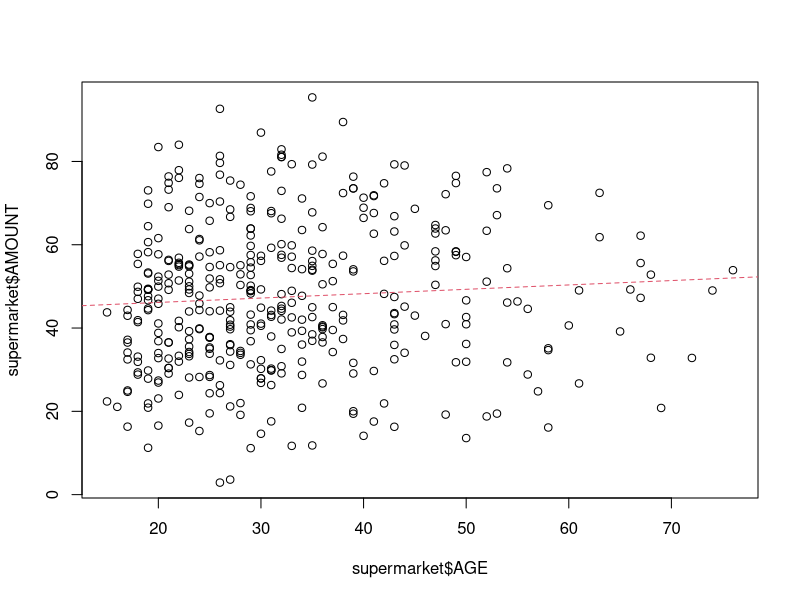
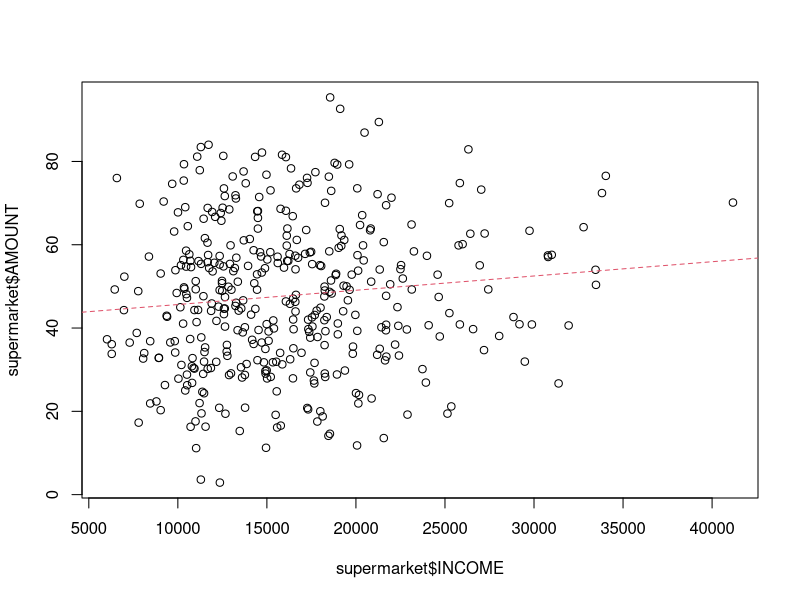

Source code (R) for these figures, in order:
#Explain what statistical procedures used to investigate the nature of any relationship that may exist
# between a measured response variable and a measured explanatory variable? How is the strength of this
# relationship initially assessed?

#When looking at the relationship between a measured response variable and a measured explanatory variable,
# we can do initial data analysis to compare descriptive statistics. This involves finding a linear
# regression model and considering the R^2 (whether it is 0, 1, or somewhere in between), which measures the
# strength of this relationship (how much of the variance the explanatory variable accounts for).
#Often, it will be necessary to conduct further data analysis, which involves hypothesis testing such as
# the t-test and F-test.


#Explain what role do R2 and R2 adjusted play in validating competing regression models?

#The R2 and adjusted R2 act as measures of fit between a regression model and the real data. Thus, looking
# at the R2 values of two different models (for the same purpose/study), the model with higher R2 is
# generally preferred. However, R2 (as well as adjusted R2) are not absolute measures of how good models are.
# R2 doesn't account for the number of explanatory variables, so adding many variables would typically result
# in a higher R2, at the cost of a complicated model without much extractable meaning. While adjusted R2
# accounts for the number of explanatory variables in the models (the less variables, the better), it still
# does not act as an absolute rule. However, it can be used to assess whether it is worth adding another
# variable or not, as well as other comparative purposes.


#Undertake the Data Analysis for the Supermarket Data Set to investigate the relationships between the
# response variable and from your point of view regarded as worth of attention set of explanatory variables
# that you will use to fit a multiple regression model. Present your points of views about the nature of the
# relationships and give a complete explanation, within the data analysis methodology, of this analysis.

#continuing with the same variables and work from week 5:
supermarket = read.csv("SUPERM.csv")
summary(supermarket)

#exploring the relationship between the amount (measured response variable) and
# age (measured explanatory variable) and income (measured explanatory variable)

summary(supermarket$AMOUNT)
plot(x=supermarket$AGE,y=supermarket$AMOUNT,pch=21)
model = lm(supermarket$AMOUNT ~ supermarket$AGE)
abline(model, lty=2, col=2)
#appears as though there may be heteroscedasticity. slight positive relationship between age and amount.
summary(model)
#F-stat is not statistically significant, so age should likely not be included in model.

plot(x=supermarket$INCOME,y=supermarket$AMOUNT,pch=21)
model1 = lm(supermarket$AMOUNT ~ supermarket$INCOME)
abline(model1, lty=2, col=2)
#appears as though there may be heteroscedasticity. slight positive relationship between age and amount.
summary(model1)
#income is statistically significant at 5% significance level.

#just in case, we will also look at model with both variables included, as potentially there may be
# correlation between the two explanatory variables that make them statistically significant.

model2 = lm(supermarket$AMOUNT ~ supermarket$INCOME + supermarket$AGE)
summary(model2)
#when both variables are included, F-stat indicates that the model cannot be said to be statistically
# significant. Additionally, the explanatory power of this model is very weak as R2<0.01 (less than 1% of variance is explained by
# this model).

#we will now try to include the nchild variable as well, and use the step function to see what the
# statistically significant variables boil down to.
df <- na.omit(supermarket)
model3 = lm(df$AMOUNT ~ df$INCOME + df$AGE + df$NCHILD)
summary(model3)
#model4 = step(model3)
model4 = update(model3,~. - df$AGE)
summary(model4)
model5 = lm(supermarket$AMOUNT ~ supermarket$NCHILD)
summary(model5)
#we see that the number of children is highly statistically significant, with R2 of 0.1125. When we compare
# this to model 3 and 4, we see that while the R2 (and adjusted R2) do increase, the 1-2% increase is not
# worth the increase in the number of explanatory variables (and we see that age is not statistically
# significant at the 5% level).
